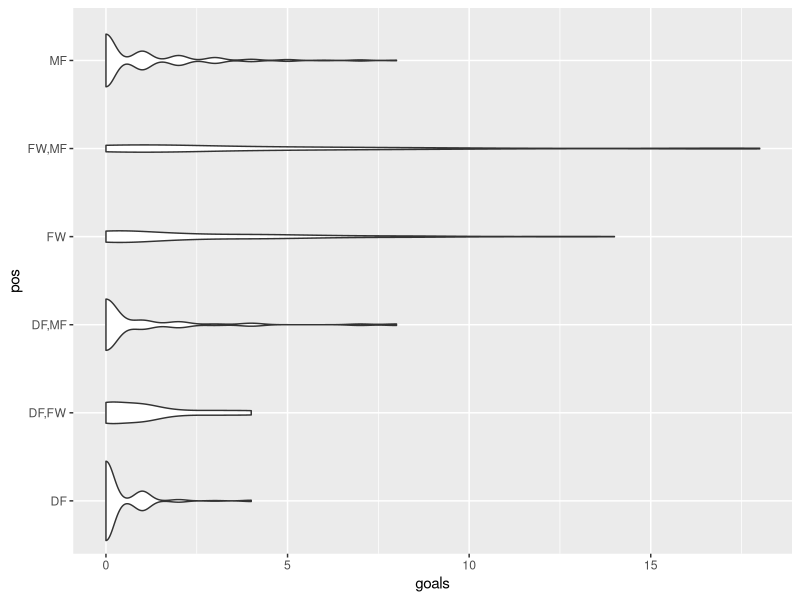
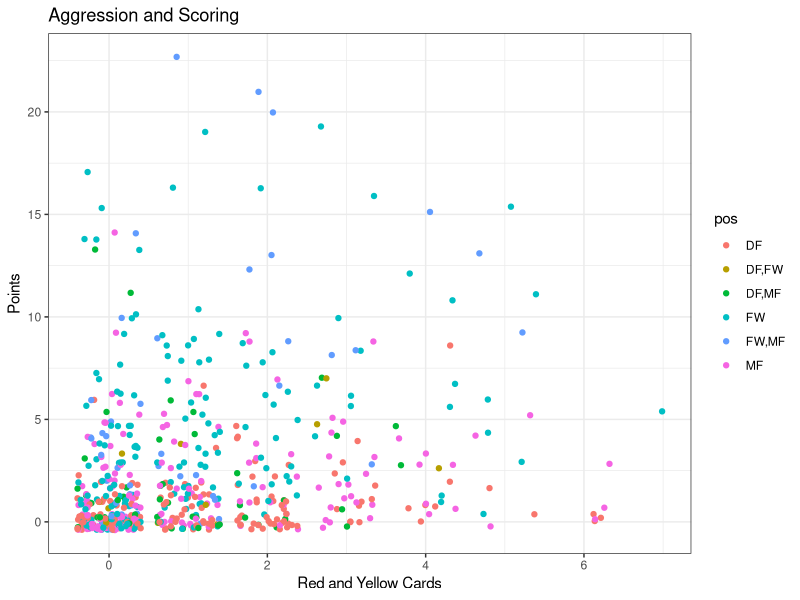
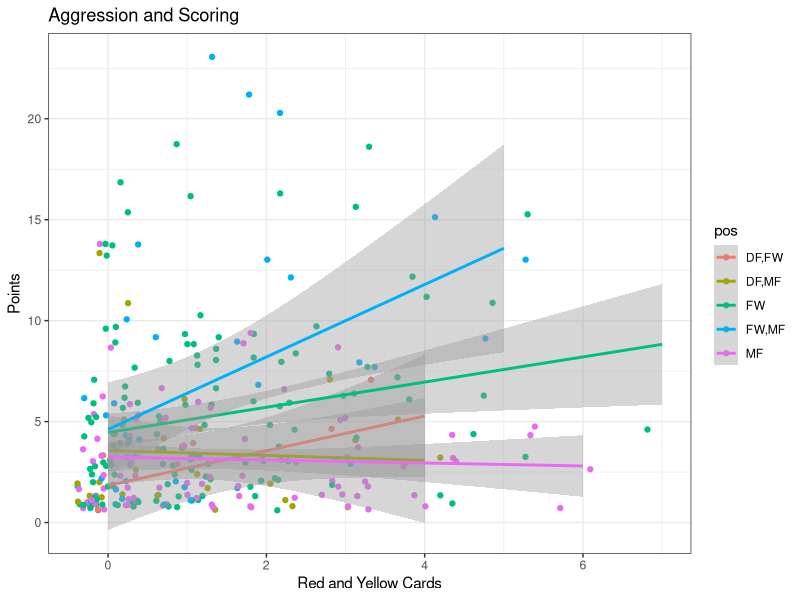
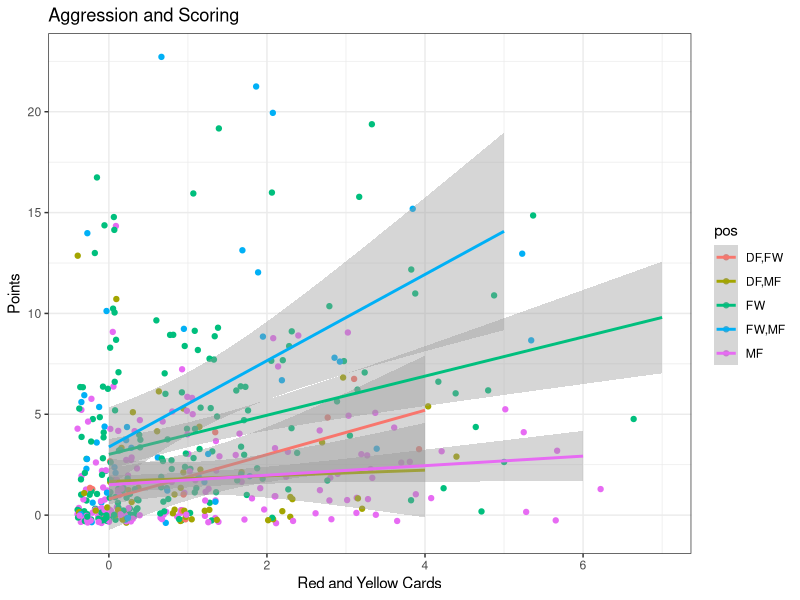
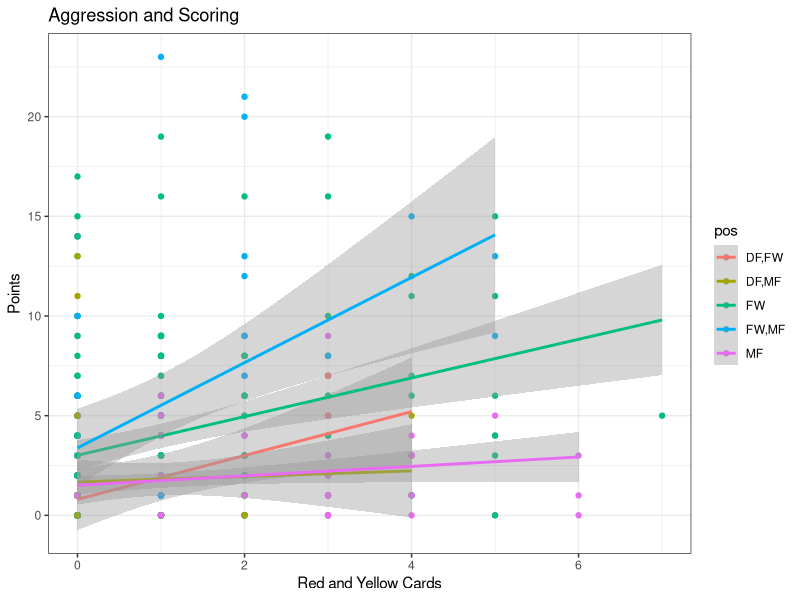
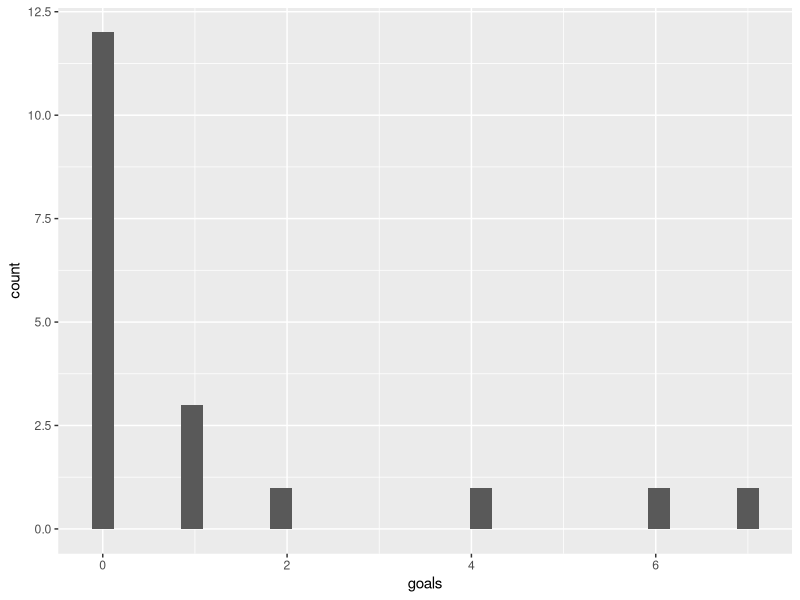
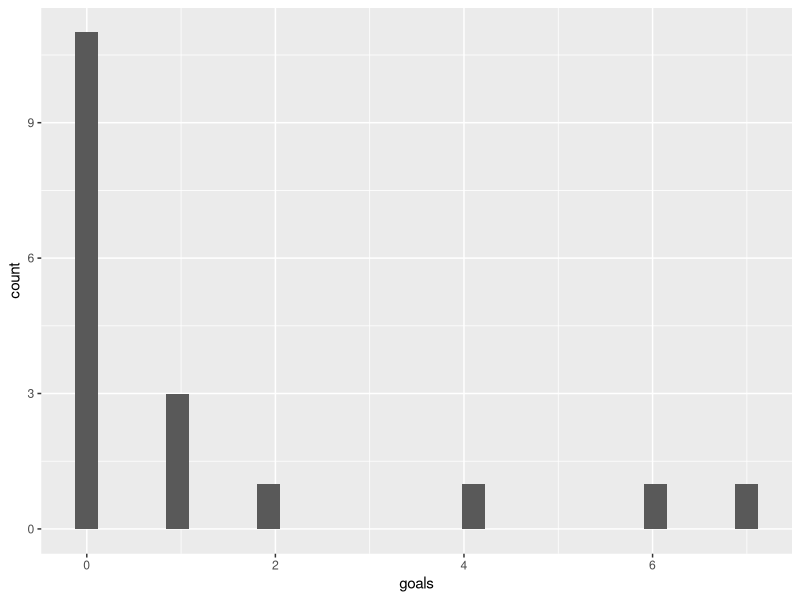
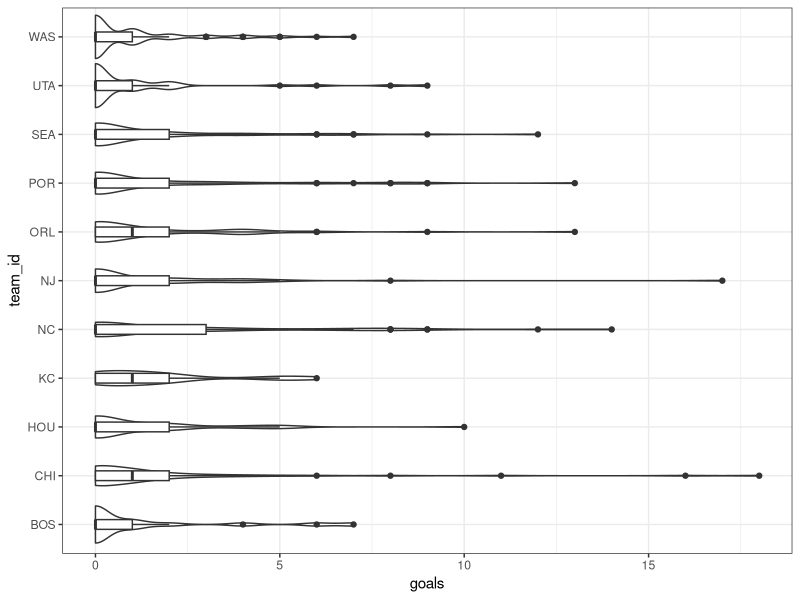

Reproduce these figures in R, in order. (Note: this script raises an error after producing the figures.)
## ---- chunk 1
library(tidyverse)
nwsl <- read.csv("../Data/nwsl_season_stats.csv")
str(nwsl)
## ---- chunk 2
nwsl %>%
  ggplot(aes(x = goals, y = pos)) +
  geom_violin()
## ---- chunk 3
nwsl %>%
  group_by(pos) %>%
  summarize(count = n())
## ---- chunk 4
nwsl %>%
  mutate(points = goals + assists, cards = yellow_cards + red_cards) %>%
  ggplot(aes(x = cards, y = points, color = pos)) +
  geom_jitter() +
  theme_bw() +
  labs(title = "Aggression and Scoring", x = "Red and Yellow Cards", y = "Points")
## ---- chunk 5
nwsl %>%
  filter(pos %in% c("MF", "FW,MF","FW","DF,MF","DF,FW"), ((goals>0)|(assists>0))) %>%
  mutate(points = goals + assists, cards = yellow_cards + red_cards) %>%
  ggplot(aes(x = cards, y = points, color = pos)) +
  geom_jitter() +
  stat_smooth(method = "lm")+
  theme_bw() +
  labs(title = "Aggression and Scoring", x = "Red and Yellow Cards", y = "Points")
## ---- chunk 6
nwsl %>%
  filter(pos %in% c("MF", "FW,MF","FW","DF,MF","DF,FW")) %>%
  mutate(points = goals + assists, cards = yellow_cards + red_cards) %>%
  ggplot(aes(x = cards, y = points, color = pos)) +
  geom_jitter() + 
  stat_smooth(method = "lm")+
  theme_bw() +
  labs(title = "Aggression and Scoring", x = "Red and Yellow Cards", y = "Points")
## ---- chunk 7
nwsl %>%
  filter(pos %in% c("MF", "FW,MF","FW","DF,MF","DF,FW")) %>%
  mutate(points = goals + assists, cards = yellow_cards + red_cards) %>%
  ggplot(aes(x = cards, y = points, color = pos)) +
  geom_point() +
  stat_smooth(method = "lm")+
  theme_bw() +
  labs(title = "Aggression and Scoring", x = "Red and Yellow Cards", y = "Points")
## ---- chunk 8
nwsl %>%
  filter(team_id == "BOS") %>%
  ggplot(aes(x = goals)) +
  geom_histogram()
## ---- chunk 9
nwsl %>%
  filter(team_id == "BOS", minutes >= 100) %>%
  ggplot(aes(x = goals)) +
  geom_histogram()
## ---- chunk 10
nwsl %>%
  ggplot(aes(x = goals, y = team_id)) +
  geom_violin() +
  geom_boxplot(width = 0.2) +
  theme_bw()
## ---- chunk 11
nwsl <- nwsl %>%
  mutate(points = goals + assists, cards = red_cards + yellow_cards)

soccer_clustering <- protoclust(dist(dplyr::select(nwsl, 
                                                   points, cards)))
plot(soccer_clustering)
  
## ---- chunk 12
minimax_player_clusters <- protocut(soccer_clustering, k = 3)

nwsl %>%
  mutate(player_style_clusters = as.factor(minimax_player_clusters$cl)) %>%
  ggplot(aes(x = cards, y = points, color = player_style_clusters)) +
  geom_point() +
  theme_bw()
## ---- chunk 13
minimax_player_clusters <- protocut(soccer_clustering, k = 4)

nwsl %>%
  mutate(player_style_clusters = as.factor(minimax_player_clusters$cl)) %>%
  ggplot(aes(x = cards, y = points, color = player_style_clusters)) +
  geom_point() +
  theme_bw()
## ---- chunk 14
minimax_player_clusters <- protocut(soccer_clustering, k = 5)

nwsl %>%
  mutate(player_style_clusters = as.factor(minimax_player_clusters$cl)) %>%
  ggplot(aes(x = cards, y = points, color = player_style_clusters)) +
  geom_point() +
  theme_bw()
## ---- chunk 15
minimax_player_clusters <- protocut(soccer_clustering, k = 3)

nwsl %>%
  mutate(player_style_clusters = as.factor(minimax_player_clusters$cl)) %>%
  ggplot(aes(x = cards, y = points, color = player_style_clusters,
             shape = pos)) +
  geom_jitter() +
  theme_bw()
## ---- chunk 16
nwsl %>%
  ggplot(aes(x = minutes)) +
  stat_ecdf() +
  theme_bw()
## ---- chunk 17
main_players_nwsl <- nwsl %>%
  filter(minutes >= 100)

soccer_clustering <- protoclust(dist(dplyr::select(main_players_nwsl, 
                                                   points, cards)))

minimax_player_clusters <- protocut(soccer_clustering, k = 3)

main_players_nwsl %>%
  mutate(player_style_clusters = as.factor(minimax_player_clusters$cl)) %>%
  ggplot(aes(x = cards, y = points, color = player_style_clusters,
             shape = pos)) +
  geom_jitter() +
  theme_bw()

## ---- chunk 18
main_players_nwsl <- nwsl %>%
  filter(minutes >= 150)

soccer_clustering <- protoclust(dist(dplyr::select(main_players_nwsl, 
                                                   points, cards)))

minimax_player_clusters <- protocut(soccer_clustering, k = 3)

main_players_nwsl %>%
  mutate(player_style_clusters = as.factor(minimax_player_clusters$cl)) %>%
  ggplot(aes(x = cards, y = points, color = player_style_clusters,
             shape = pos)) +
  geom_jitter() +
  theme_bw()
## ---- chunk 19
main_players_nwsl <- nwsl %>%
  filter(minutes >= 200)

soccer_clustering <- protoclust(dist(dplyr::select(main_players_nwsl, 
                                                   points, cards)))

minimax_player_clusters <- protocut(soccer_clustering, k = 3)

main_players_nwsl %>%
  mutate(player_style_clusters = as.factor(minimax_player_clusters$cl)) %>%
  ggplot(aes(x = cards, y = points, color = player_style_clusters,
             shape = pos)) +
  geom_jitter() +
  theme_bw()
